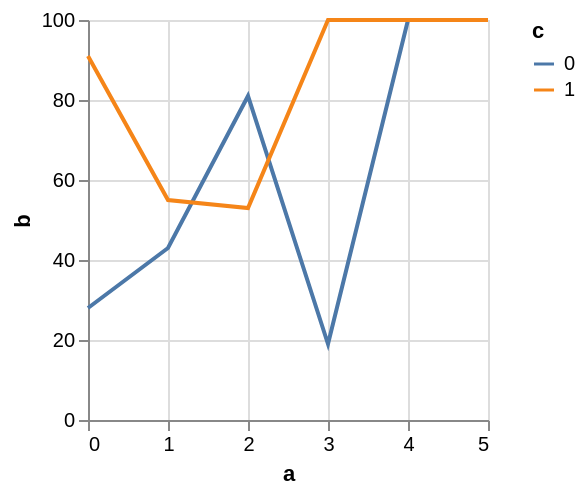

Vega-Lite specification for this chart:
### Vega specification from a JSON file in a GitHub repository (floating-point values rounded to 4 significant figures)
{"$schema": "https://vega.github.io/schema/vega/v5.json", "autosize": "pad", "padding": 5, "width": 200, "height": 200, "style": "cell", "data": [{"name": "source_0", "values": [{"a": 0, "b": 28, "c": 0}, {"a": 0, "b": 91, "c": 1}, {"a": 1, "b": 43, "c": 0}, {"a": 1, "b": 55, "c": 1}, {"a": 2, "b": 81, "c": 0}, {"a": 2, "b": 53, "c": 1}, {"a": 3, "b": 19, "c": 0}]}, {"name": "data_0", "source": "source_0", "transform": [{"type": "formula", "expr": "toNumber(datum[\"a\"])", "as": "a"}, {"type": "impute", "field": "b", "key": "a", "keyvals": {"signal": "sequence(4,6)"}, "method": "value", "groupby": ["c"], "value": null}, {"type": "formula", "expr": "datum.b === null ? 100 : datum.b", "as": "b"}]}], "marks": [{"name": "pathgroup", "type": "group", "from": {"facet": {"name": "faceted_path_main", "data": "data_0", "groupby": ["c"]}}, "encode": {"update": {"width": {"field": {"group": "width"}}, "height": {"field": {"group": "height"}}}}, "marks": [{"name": "marks", "type": "line", "style": ["line"], "sort": {"field": "datum[\"a\"]"}, "from": {"data": "faceted_path_main"}, "encode": {"update": {"stroke": {"scale": "color", "field": "c"}, "x": {"scale": "x", "field": "a"}, "y": {"scale": "y", "field": "b"}, "defined": {"signal": "datum[\"a\"] !== null && isFinite(datum[\"a\"]) && datum[\"b\"] !== null && isFinite(datum[\"b\"])"}}}}]}], "scales": [{"name": "x", "type": "linear", "domain": {"data": "data_0", "field": "a"}, "range": [0, {"signal": "width"}], "nice": 1, "zero": false}, {"name": "y", "type": "linear", "domain": {"data": "data_0", "field": "b"}, "range": [{"signal": "height"}, 0], "nice": true, "zero": true}, {"name": "color", "type": "ordinal", "domain": {"data": "data_0", "field": "c", "sort": true}, "range": "category"}], "axes": [{"scale": "x", "orient": "bottom", "gridScale": "y", "grid": true, "tickCount": {"signal": "ceil(width/40)"}, "domain": false, "labels": false, "maxExtent": 0, "minExtent": 0, "ticks": false, "zindex": 0}, {"scale": "y", "orient": "left", "gridScale": "x", "grid": true, "tickCount": {"signal": "ceil(height/40)"}, "domain": false, "labels": false, "maxExtent": 0, "minExtent": 0, "ticks": false, "zindex": 0}, {"scale": "x", "orient": "bottom", "grid": false, "title": "a", "labelFlush": true, "labelOverlap": true, "tickCount": {"signal": "ceil(width/40)"}, "zindex": 0}, {"scale": "y", "orient": "left", "grid": false, "title": "b", "labelOverlap": true, "tickCount": {"signal": "ceil(height/40)"}, "zindex": 0}], "legends": [{"stroke": "color", "gradientLength": {"signal": "clamp(height, 64, 200)"}, "symbolType": "stroke", "title": "c"}]}
